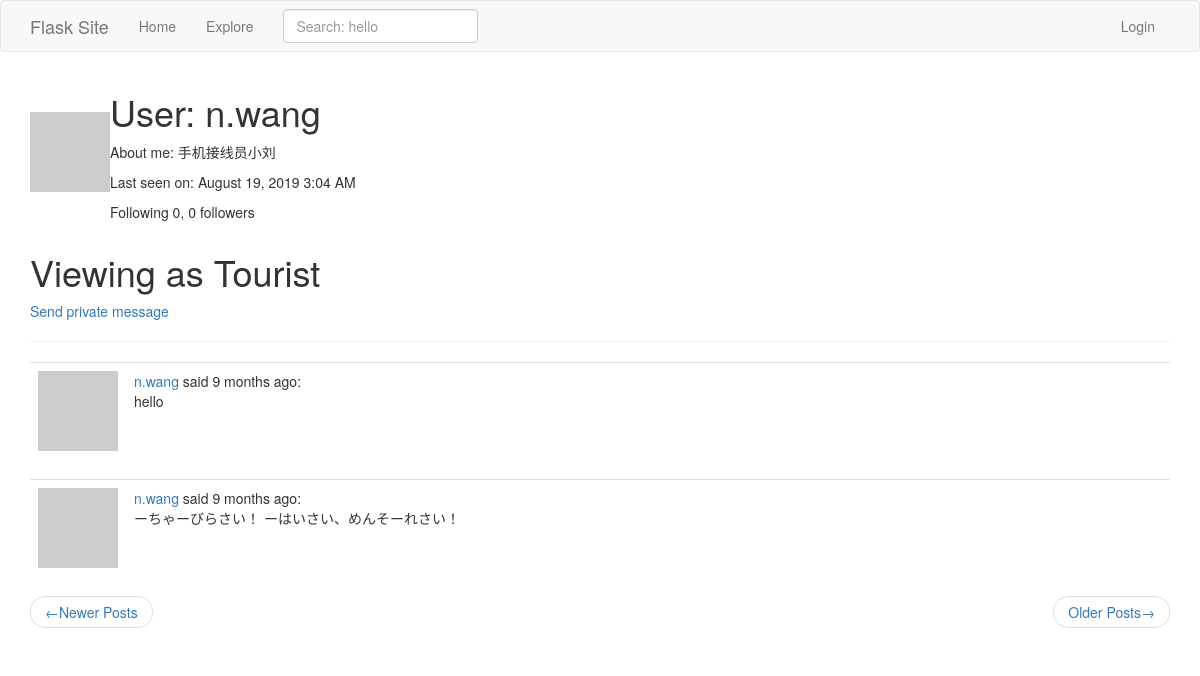
Screenshot of /user/n.wang?page=2 with the database file from the repository.
### app/models.py (models this page shows, shortened)
class PaginatedAPIMixin(object):
    @staticmethod
    def to_collect_dictionary(query, page, per_page, endpoint, **kwargs):
        resources = query.paginate(page, per_page, False)
        data = {
            'items': [item.to_dict() for item in resources.items],
            '_meta': {
                'page': page,
                'per_page': per_page,
                'total_pages': resources.pages,
                'total_items': resources.total
            },
            '_links': {
                'self': url_for(endpoint, page=page, per_page=per_page, **kwargs),
                'next': url_for(endpoint, page=page + 1, per_page=per_page, **kwargs) if resources. has_next else None,
                'prev': url_for(endpoint, page=page - 1, per_page=per_page, **kwargs) if resources.has_prev else None
            }
        }
        return data

class User(PaginatedAPIMixin, UserMixin, db.Model):
    id = db.Column(db.Integer, primary_key=True)
    username = db.Column(db.String(64), index=True, unique=True)
    email = db.Column(db.String(120), index=True, unique=True)
    password_hash = db.Column(db.String(126))
    posts = db.relationship("Post", backref='author', lazy='dynamic')
    about_me = db.Column(db.String(140))
    last_seen = db.Column(db.DateTime, default=datetime.utcnow)
    followed = db.relationship("User", secondary=followers,
                               primaryjoin=(followers.c.follower_id == id),
                               secondaryjoin=(followers.c.followed_id == id),
                               backref=db.backref('followers', lazy='dynamic'), lazy='dynamic')
    messages_sent = db.relationship("Message", foreign_keys='Message.sender_id',
                                    backref='author', lazy='dynamic')
    messages_received = db.relationship('Message', foreign_keys='Message.recipient_id',
                                        backref='recipient', lazy='dynamic')
    last_message_read_time = db.Column(db.DateTime)
    notifications = db.relationship("Notification", backref='user', lazy="dynamic")
    tasks = db.relationship("Task", backref="user", lazy="dynamic")
    token = db.Column(db.String(32), index=True, unique=True)
    token_expiration = db.Column(db.DateTime)
    def avatar(self, size):
        digest = md5(self.email.lower().encode("utf-8")).hexdigest()
        return "https://www.gravatar.com/avatar/{}?d=identicon&s={}".format(digest, size)

class SearchableMixin(object):
    @classmethod
    def search(cls, expression, page, per_page):
        ids, total = query_index(cls.__tablename__, expression, page, per_page)
        if total == 0:
            return cls.query.filter_by(id=0), 0
        when = []
        for i in range(len(ids)):
            when.append((ids[i], i))
        return cls.query.filter(cls.id.in_(ids)).order_by(
            db.case(when, value=cls.id)), total

class Post(SearchableMixin, db.Model):
    __searchable__ = ['body']
    id = db.Column(db.Integer, primary_key=True)
    body = db.Column(db.String(140))
    timestamp = db.Column(db.DateTime, default=datetime.utcnow, index=True)
    user_id = db.Column(db.Integer, db.ForeignKey('user.id'))
    language = db.Column(db.String(5))

### app/main/routes.py (the view)
@main_bp.route("/user/<username>")
def user(username):
    user = User.query.filter_by(username=username).first_or_404()
    page = request.args.get('page', 1, type=int)
    posts = user.posts.order_by(Post.timestamp.desc()).paginate(page, current_app.config['POSTS_PER_PAGE'], False)
    prev_url = url_for('.user', username=user.username, page=posts.prev_num) if posts.has_prev else None
    next_url = url_for('.user', username=user.username, page=posts.next_num) if posts.has_next else None
    return render_template('user.html', user=user,
                           posts=posts.items, prev_url=prev_url, next_url=next_url)

### app/main/forms.py
class SearchForm(FlaskForm):
    q = StringField(_l('Search: hello'), validators=[DataRequired()])
    def __init__(self, *args, **kwargs):
        if 'formdata' not in kwargs:
            kwargs['formdata'] = request.args
        if 'csrf_enabled' not in kwargs:
            kwargs['csrf_enabled'] = False
        super(SearchForm, self).__init__(*args, **kwargs)

### app/main/routes.py (called while the page is built)
@main_bp.before_request
def before_request():
    if current_user.is_authenticated:
        current_user.last_seen = datetime.utcnow()
        db.session.commit()
    g.search_form = SearchForm()
    g.locale = str(get_locale())

### app/templates/user.html (shortened to what this page needs)
{% extends 'base.html' %}
{% block page_content %}
    <table valign="top">
        <tr>
            <td><img src="{{ user.avatar(128) }}"></td>
            <td>
                <h1>User: {{ user.username }}</h1>
                {% if user.about_me %}<p>About me: {{ user.about_me }}</p>{% endif %}
                {% if user.last_seen %}<p>Last seen on: {{ moment(user.last_seen).format('LLL') }}</p>{% endif %}
                <p>Following {{ user.followed.count() }}, {{ user.followers.count() }} followers</p>
            </td>
        </tr>
    </table>
    {% if not current_user.is_authenticated %}
    <h1>Viewing as Tourist</h1>
    {% endif %}
    <p>
        <a href="{{ url_for('main.send_messages', recipient=user.username) }}">
            {{ _('Send private message') }}
        </a>
    </p>
    <hr>
    {% for post in posts %}
        {% include '_post.html' %}
    {% endfor %}
    <nav aria-label="...">
        <ul class="pager">
            <li class="previous{% if not prev_url %} disabled {% endif %}">
                <a href="{{ prev_url or '#' }}">
                    <span aria-hidden="true">&larr;</span>Newer Posts
                </a>
            </li>
            <li class="next {% if not next_url %} disabled {% endif %}">
                <a href="{{ next_url or '#' }}">
                    Older Posts<span aria-hidden="true">&rarr;</span>
                </a>
            </li>
        </ul>
    </nav>
{% endblock %}

### app/templates/_post.html (shortened to what this page needs)
<table class="table table-hover">
    <tr>
        <td width="70px">
            <span class="user_popup">
                <a href="{{ url_for('main.user', username=post.author.username) }}">
                    <img src="{{ post.author.avatar(70) }}" />
                </a>
            </span>
        </td>
        <td>
            {{ _("%(username)s said %(when)s: "
            , username=user_link, when=moment(post.timestamp).fromNow()) }}<br>
            <span id="post{{ post.id }}">{{ post.body }}</span>
        </td>
    </tr>
</table>

### rows the page displays
User: username "n.wang", about_me "手机接线员小刘", last_seen "August 19, 2019 3:04 AM"
Post: body "hello"
Post: body "ーちゃーびらさい！ ーはいさい、めんそーれさい！"

### other values shown
{{ user.followed.count() }} "0"
{{ user.followers.count() }} "0"
